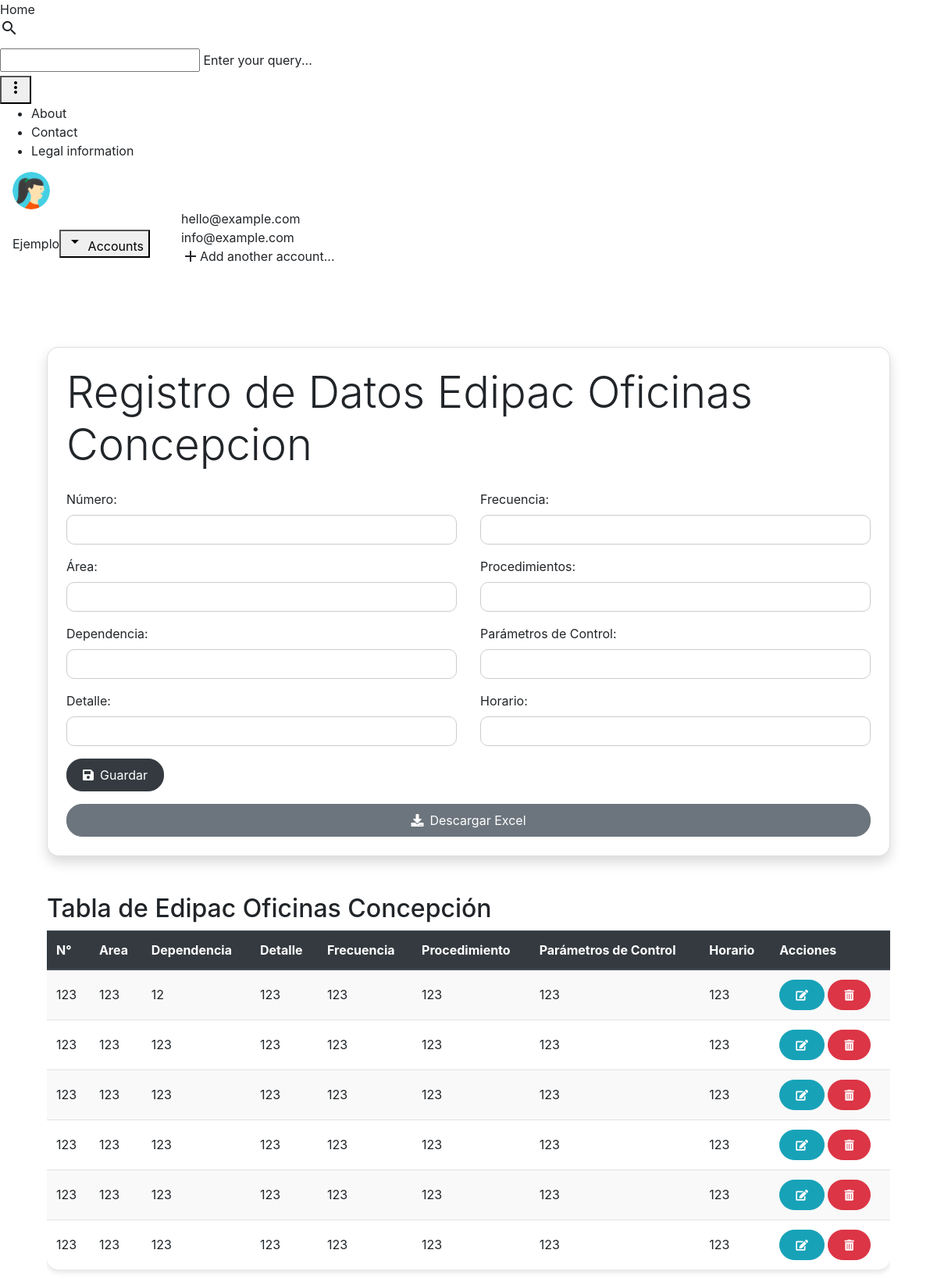
The app's page /oficoncepcion/ with its own data.
### catalog/models.py (models this page shows, shortened)
class OfiConcepcion(models.Model):
    numero = models.IntegerField()
    area = models.CharField(max_length=100, default='')
    dependencia = models.CharField(max_length=100)
    detalle = models.TextField()
    frecuencia = models.CharField(max_length=100)
    procedimientos = models.TextField()
    parametro_control = models.CharField(max_length=100)
    horario = models.CharField(max_length=100)
    class Meta:
        db_table = 'oficoncepcion'

### catalog/views.py (the view)
# urls.py: path('oficoncepcion/', views.oficoncepcion, name='oficoncepcion'),
def oficoncepcion(request):
    if request.method == 'POST':
        form = OfiConcepcionForm(request.POST, request.FILES)
        if form.is_valid():
            form.save()
            messages.success(request, 'Datos ingresados correctamente')
            return redirect('oficoncepcion')
        else:
            messages.error(request, 'Error al ingresar los datos. Por favor, revise los datos ingresados.')
    else:
        form = OfiConcepcionForm()
    oficoncepcion = OfiConcepcion.objects.all()
    return render(request, 'Instalaciones/Biopackaging/Edipac/OficinasConcepcion.html', {'form': form, 'oficoncepcion': oficoncepcion})

### catalog/forms.py
class OfiConcepcionForm(forms.ModelForm):
    class Meta:
        model = OfiConcepcion
        fields = '__all__'

### Templates/Instalaciones/Biopackaging/Edipac/OficinasConcepcion.html (shortened to what this page needs)
{% extends 'base.html' %}
{% load static %}
{% block content %}
<div class="container">
    <div class="card p-4 shadow">
        <h1 class="display-4 mb-4">Registro de Datos Edipac Oficinas Concepcion</h1>
        <form method="post">
            <div class="row">
                <div class="col-md-6">
                    <div class="form-group">
                        <label for="numero">Número:</label>
                        <input type="number" class="form-control" id="numero" name="numero" required>
                    </div>
                    <div class="form-group">
                        <label for="area">Área:</label>
                        <input type="text" class="form-control" id="area" name="area" required>
                    </div>
                    <div class="form-group">
                        <label for="dependencia">Dependencia:</label>
                        <input type="text" class="form-control" id="dependencia" name="dependencia" required>
                    </div>
                    <div class="form-group">
                        <label for="detalle">Detalle:</label>
                        <input type="text" class="form-control" id="detalle" name="detalle" required>
                    </div>
                </div>
                <div class="col-md-6">
                    <div class="form-group">
                        <label for="frecuencia">Frecuencia:</label>
                        <input type="text" class="form-control" id="frecuencia" name="frecuencia" required>
                    </div>
                    <div class="form-group">
                        <label for="procedimientos">Procedimientos:</label>
                        <input type="text" class="form-control" id="procedimientos" name="procedimientos" required>
                    </div>
                    <div class="form-group">
                        <label for="parametro_control">Parámetros de Control:</label>
                        <input type="text" class="form-control" id="parametro_control" name="parametro_control" required>
                    </div>
                    <div class="form-group">
                        <label for="horario">Horario:</label>
                        <input type="text" class="form-control" id="horario" name="horario" required>
                    </div>
                </div>
            </div>
            <button type="submit" class="btn btn-dark"><i class="fa fa-save mr-2"></i>Guardar</button>
        </form>
        <a href="{% url 'descargar_excel_oficoncepcion' %}" class="btn btn-secondary mt-3"><i class="fa fa-download mr-2"></i>Descargar Excel</a>
    </div>
</div>
<div class="container mt-5">
    <h2>Tabla de Edipac Oficinas Concepción</h2>
    <div class="table-responsive">
        <table class="table table-striped table-hover">
            <thead class="thead-dark">
                <tr>
                    <th scope="col">N°</th>
                    <th scope="col">Area</th>
                    <th scope="col">Dependencia</th>
                    <th scope="col">Detalle</th>
                    <th scope="col">Frecuencia</th>
                    <th scope="col">Procedimiento</th>
                    <th scope="col">Parámetros de Control</th>
                    <th scope="col">Horario</th>
                    <th scope="col">Acciones</th>
                </tr>
        </thead>
        <tbody>
            {% for dato in oficoncepcion %}
            <tr>
                <td>{{ dato.numero }}</td>
                <td>{{ dato.area}}</td>
                <td>{{ dato.dependencia }}</td>
                <td>{{ dato.detalle }}</td>
                <td>{{ dato.frecuencia }}</td>
                <td>{{ dato.procedimientos }}</td>
                <td>{{ dato.parametro_control }}</td>
                <td>{{ dato.horario }}</td>
                <td>
                    <a href="{% url 'modificar_oficoncepcion' dato.id %}" class="btn btn-info btn-sm"><i class="fas fa-edit"></i></a>
                    <form method="post" action="{% url 'eliminar_oficoncepcion' dato.id %}" style="display: inline;">
                        <button type="submit" class="btn btn-danger btn-sm" onclick="return confirm('¿Estás seguro de que deseas eliminar este dato?')"><i class="fas fa-trash-alt"></i></button>
                    </form>
                </td>
            </tr>
            {% endfor %}
        </tbody>
    </table>
</div>
<link rel="stylesheet" href="https://maxcdn.bootstrapcdn.com/bootstrap/4.5.2/css/bootstrap.min.css">
<link rel="stylesheet" href="https://cdnjs.cloudflare.com/ajax/libs/font-awesome/5.15.4/css/all.min.css">
<link rel="stylesheet" href="{% static 'stylecmpc.css' %}">
{% endblock %}

### static/styles.css (style rules this page uses)
html, body { font-family: 'Roboto', 'Helvetica', sans-serif; }

### static/stylecmpc.css (style rules this page uses)
.card { border-radius: 15px; }
.form-control { border-radius: 10px; border-color: #ccc; }
.btn { border-radius: 20px; padding: 8px 20px; }
.btn-secondary { background-color: #6c757d; border-color: #6c757d; }
.table { border-radius: 15px; box-shadow: 0 4px 6px rgba(0, 0, 0, 0.1); }
.table th, .table td { vertical-align: middle; }
.table th { background-color: #336699; color: #fff; }
.table-striped tbody tr:nth-of-type(odd) { background-color: #f9f9f9; }

### records on screen
OfiConcepcion: numero "123", area "123", dependencia "12", detalle "123", frecuencia "123", procedimientos "123", parametro_control "123", horario "123"
OfiConcepcion: numero "123", area "123", dependencia "123", detalle "123", frecuencia "123", procedimientos "123", parametro_control "123", horario "123"
OfiConcepcion: numero "123", area "123", dependencia "123", detalle "123", frecuencia "123", procedimientos "123", parametro_control "123", horario "123"
OfiConcepcion: numero "123", area "123", dependencia "123", detalle "123", frecuencia "123", procedimientos "123", parametro_control "123", horario "123"
OfiConcepcion: numero "123", area "123", dependencia "123", detalle "123", frecuencia "123", procedimientos "123", parametro_control "123", horario "123"
OfiConcepcion: numero "123", area "123", dependencia "123", detalle "123", frecuencia "123", procedimientos "123", parametro_control "123", horario "123"
